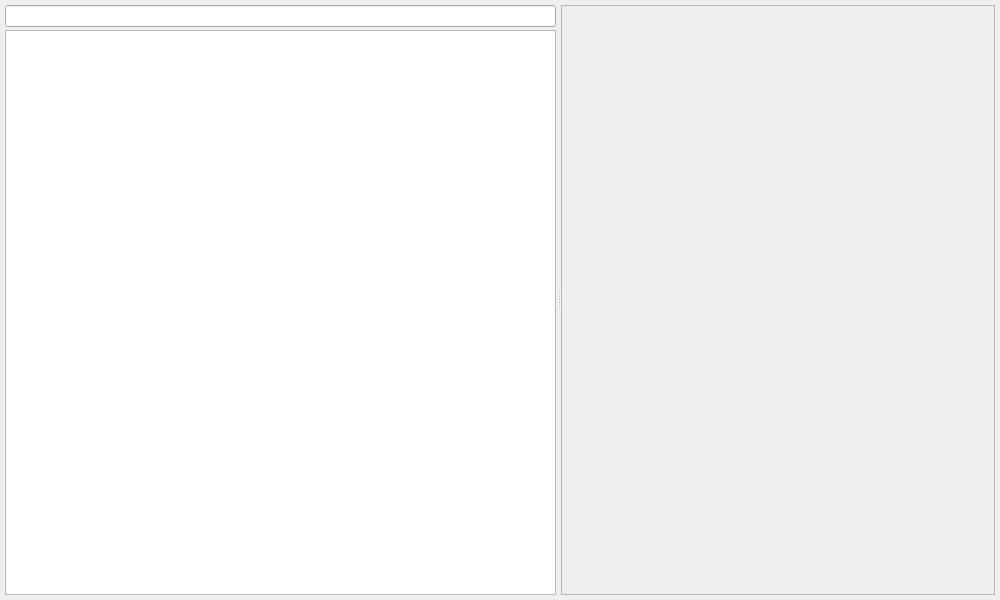
<?xml version="1.0" encoding="UTF-8"?>
<ui version="4.0">
 <class>MainWindow</class>
 <widget class="QMainWindow" name="MainWindow">
  <property name="geometry">
   <rect>
    <x>0</x>
    <y>0</y>
    <width>1000</width>
    <height>600</height>
   </rect>
  </property>
  <property name="windowTitle">
   <string>MainWindow</string>
  </property>
  <widget class="QWidget" name="centralwidget">
   <property name="sizePolicy">
    <sizepolicy hsizetype="Expanding" vsizetype="Expanding">
     <horstretch>0</horstretch>
     <verstretch>0</verstretch>
    </sizepolicy>
   </property>
   <layout class="QHBoxLayout" name="horizontalLayout_2">
    <property name="leftMargin">
     <number>5</number>
    </property>
    <property name="topMargin">
     <number>5</number>
    </property>
    <property name="rightMargin">
     <number>5</number>
    </property>
    <property name="bottomMargin">
     <number>5</number>
    </property>
    <item>
     <widget class="QSplitter" name="splitter">
      <property name="orientation">
       <enum>Qt::Orientation::Horizontal</enum>
      </property>
      <property name="opaqueResize">
       <bool>true</bool>
      </property>
      <property name="handleWidth">
       <number>5</number>
      </property>
      <property name="childrenCollapsible">
       <bool>false</bool>
      </property>
      <widget class="QWidget" name="">
       <layout class="QVBoxLayout" name="verticalLayout">
        <property name="spacing">
         <number>3</number>
        </property>
        <item>
         <widget class="QLineEdit" name="currentDirPath">
          <property name="sizePolicy">
           <sizepolicy hsizetype="Preferred" vsizetype="Fixed">
            <horstretch>0</horstretch>
            <verstretch>0</verstretch>
           </sizepolicy>
          </property>
          <property name="minimumSize">
           <size>
            <width>200</width>
            <height>0</height>
           </size>
          </property>
          <property name="baseSize">
           <size>
            <width>200</width>
            <height>0</height>
           </size>
          </property>
         </widget>
        </item>
        <item>
         <widget class="FileListWidget" name="fileListWidget">
          <property name="sizePolicy">
           <sizepolicy hsizetype="Preferred" vsizetype="Expanding">
            <horstretch>0</horstretch>
            <verstretch>0</verstretch>
           </sizepolicy>
          </property>
          <property name="minimumSize">
           <size>
            <width>200</width>
            <height>0</height>
           </size>
          </property>
          <property name="baseSize">
           <size>
            <width>200</width>
            <height>0</height>
           </size>
          </property>
         </widget>
        </item>
       </layout>
      </widget>
      <widget class="QFrame" name="frame">
       <property name="sizePolicy">
        <sizepolicy hsizetype="Expanding" vsizetype="Expanding">
         <horstretch>0</horstretch>
         <verstretch>0</verstretch>
        </sizepolicy>
       </property>
       <property name="baseSize">
        <size>
         <width>600</width>
         <height>0</height>
        </size>
       </property>
       <property name="frameShape">
        <enum>QFrame::Shape::StyledPanel</enum>
       </property>
       <property name="frameShadow">
        <enum>QFrame::Shadow::Raised</enum>
       </property>
       <layout class="QHBoxLayout" name="horizontalLayout">
        <property name="leftMargin">
         <number>0</number>
        </property>
        <property name="topMargin">
         <number>0</number>
        </property>
        <property name="rightMargin">
         <number>0</number>
        </property>
        <property name="bottomMargin">
         <number>0</number>
        </property>
        <item>
         <widget class="GLWidget" name="glwidget" native="true">
          <property name="sizePolicy">
           <sizepolicy hsizetype="Expanding" vsizetype="Expanding">
            <horstretch>0</horstretch>
            <verstretch>0</verstretch>
           </sizepolicy>
          </property>
          <property name="minimumSize">
           <size>
            <width>200</width>
            <height>200</height>
           </size>
          </property>
          <property name="baseSize">
           <size>
            <width>600</width>
            <height>0</height>
           </size>
          </property>
          <property name="autoFillBackground">
           <bool>false</bool>
          </property>
         </widget>
        </item>
       </layout>
      </widget>
     </widget>
    </item>
   </layout>
  </widget>
  <widget class="QMenuBar" name="menubar">
   <property name="geometry">
    <rect>
     <x>0</x>
     <y>0</y>
     <width>1000</width>
     <height>43</height>
    </rect>
   </property>
  </widget>
 </widget>
 <customwidgets>
  <customwidget>
   <class>GLWidget</class>
   <extends>QWidget</extends>
   <header location="global">glwidget.h</header>
   <container>1</container>
  </customwidget>
  <customwidget>
   <class>FileListWidget</class>
   <extends>QListWidget</extends>
   <header location="global">filelistwidget.h</header>
   <slots>
    <slot>dragEvent()</slot>
   </slots>
  </customwidget>
 </customwidgets>
 <resources/>
 <connections/>
</ui>
